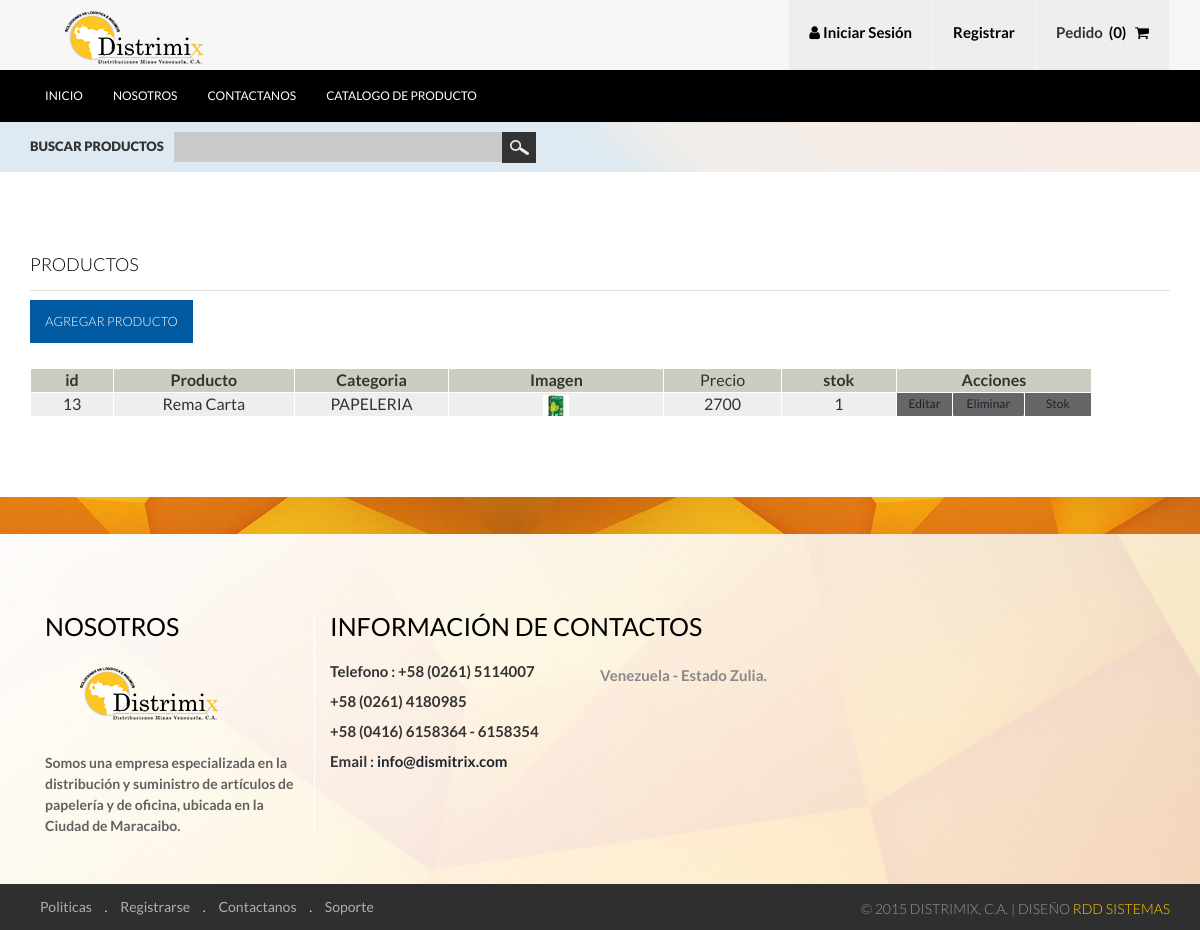
/producto.php, run on the app's committed database.
### tables this page shows
CREATE TABLE IF NOT EXISTS `producto` (
  `id` int(11) NOT NULL AUTO_INCREMENT,
  `producto` varchar(50) NOT NULL,
  `categoria` int(4) NOT NULL,
  `imagen` varchar(100) NOT NULL,
  `precio` varchar(10) NOT NULL,
  `stok` int(10) NOT NULL,
  PRIMARY KEY (`id`)
);

CREATE TABLE IF NOT EXISTS `categoria` (
  `id` int(11) NOT NULL AUTO_INCREMENT,
  `categoria` varchar(30) NOT NULL,
  PRIMARY KEY (`id`)
);

### producto.php (the view, shortened to what this page needs)
<?php require_once('../Connections/master.php');
include("funcion.php");
 ?>
<?php
if(isset($_POST['buscar'])){
	mysql_select_db($database_master, $master);
$query_producto="SELECT * FROM producto WHERE producto.producto LIKE '%".$_POST['buscar']."%'";
$producto = mysql_query($query_producto, $master) or die(mysql_error());
$row_producto = mysql_fetch_assoc($producto);
$totalRows_producto = mysql_num_rows($producto);
}else{
$query_producto = "SELECT * FROM producto";
$producto = mysql_query($query_producto, $master) or die(mysql_error());
$row_producto = mysql_fetch_assoc($producto);
}
?>
<!DOCTYPE HTML>
<html>
<head>
<link rel="stylesheet" href="https://maxcdn.bootstrapcdn.com/font-awesome/4.4.0/css/font-awesome.min.css">
<link href="css/bootstrap.css" rel='stylesheet' type='text/css' />
<link href="css/style.css" rel='stylesheet' type='text/css' />
</head>
<body>
<div class="header">
	<div class="header_top">
		<div class="container">
			<div class="logo">
				<a href="index.php"><img src="images/logo.png" alt=""/></a>
			</div>
			<ul class="shopping_grid">
			  <?php if(isset($_SESSION['MM_Username']))
			  {
				  ?>
				      <a><li><i class="fa fa-user"></i> Usuario : <?php echo strtoupper($_SESSION['MM_nombre']) ?></li></a>
                      <a href="logout.php"><li>Cerrar Session</li></a>
                      <?php }else{?>
		      <a href="login.php"><li><i class="fa fa-user"></i> Iniciar Sesi&oacute;n</li></a>
              <a href="registro.php"><li>Registrar</li></a>
              <?php }?>
<?php         if (isset($_SESSION['carro'])) { ?>
               <a href="#"><li><span class="m_1">Pedido</span>&nbsp;&nbsp;(<?php echo  count($_SESSION['carro']) ;?>) &nbsp; <i class="fa fa-shopping-cart"></i></li></a>
              <?php  }else{?>
			      <a href="#"><li><span class="m_1">Pedido</span>&nbsp;&nbsp;(0) &nbsp; <i class="fa fa-shopping-cart"></i></li></a>
			  <?php }	  ?>
			</ul>
		    <div class="clearfix"> </div>
		</div>
	</div>
	<div class="h_menu4">
		<div class="container">
				<ul class="nav">
					<li><a href="index.php" data-hover="Inicio">Inicio</a></li>
					<li><a href="nosotros.php" data-hover="Nosotros">Nosotros</a></li>
					<li><a href="contactanos.php" data-hover="Contactanos">Contactanos</a></li>
					<li><a href="catalogo.php" data-hover="Catalogo de Producto">Catalogo de Producto</a></li>
				 </ul>
	      </div>
     </div>
</div>
<div class="column_center">
  <div class="container">
	<div class="search">
	  <div class="stay">Buscar Productos</div>
	  <div class="stay_right">
		 <form action="producto.php" method="post" name="form1" id="form1">
   <input type="text" name="buscar" id="buscar"  value="" onfocus="this.value = '';" onblur="if (this.value == '') {this.value = '';}">
		  <input type="submit" name="enviar" id="enviar" value="">
   </form>
	  </div>
	  <div class="clearfix"> </div>
	</div>
  </div>
</div>
<div class="about">
    <div class="container">
         <div class="register">
		  	  <h4 class="title">Productos</h4>
		  	  <p class="cart"><a href="producto_add.php" class="acount-btn">Agregar  Producto</a>
	  	   <p class="cart">&nbsp;</p>
              <table width="1062" border="1" bordercolor="#FFFFFF">
  <tr>
    <td width="100" align="center" bgcolor="#CCCCCCC"><strong>id</strong></td>
    <td width="211" align="center"  bgcolor="#CCCCCCC"><strong>Producto</strong></td>
    <td width="174" align="center"  bgcolor="#CCCCCCC"><strong>Categoria</strong></td>
    <td width="258" align="center"  bgcolor="#CCCCCCC"><strong>Imagen</strong></td>
    <td width="137" align="center"  bgcolor="#CCCCCCC">Precio</td>
    <td width="137" align="center"  bgcolor="#CCCCCCC"><strong>stok</strong></td>
    <td colspan="3" align="center"  bgcolor="#CCCCCCC"><strong>Acciones</strong></td>
    </tr>
  <?php do { ?>
    <tr>
      <td align="center" bgcolor="#EEEEEEEE"><?php echo $row_producto['id']; ?></td>
      <td align="center" bgcolor="#EEEEEEEE"><?php echo $row_producto['producto']; ?></td>
      <td align="center" bgcolor="#EEEEEEEE"><?php cat($row_producto['categoria']); ?></td>
      <td align="center" bgcolor="#EEEEEEEE"><img src="images/<?php echo $row_producto['imagen']; ?>" width="26" height="21"></td>
      <td align="center" bgcolor="#EEEEEEEE"><?php echo $row_producto['precio']; ?></td>
      <td align="center" bgcolor="#EEEEEEEE"><?php echo $row_producto['stok']; ?></td>
      <td width="60" align="center" bgcolor="#EEEEEEEE" class="btn-boton btn-xs"><a href="producto_edit.php?idreg=<?php echo $row_producto['id']; ?>">Editar</a></td>
      <td width="76" align="center" bgcolor="#EEEEEEEE" class="btn-boton btn-xs"><a href="borrarProd.php?idreg=<?php echo $row_producto['id']; ?>">Eliminar</a></td>
      <td width="76" align="center" bgcolor="#EEEEEEEE" class="btn-boton btn-xs"><a href="stok.php?idreg=<?php echo $row_producto['id']; ?>">Stok</a></td>
    </tr>
    <?php } while ($row_producto = mysql_fetch_assoc($producto)); ?>
           </table>
		 </div>
	</div>
</div>
<div class="footer_bg">
</div>
<div class="footer">
	<div class="container">
		<div class="col-md-3 f_grid1">
			<h3>Nosotros</h3>
			<a href="#"><img src="images/logo.png" alt=""/></a>
			<p>Somos una empresa especializada en la distribuci&oacute;n y suministro de art&iacute;culos de papeler&iacute;a y de oficina, ubicada en la Ciudad de Maracaibo.</p>
		</div>
		<div class="col-md-6 f_grid3">
			<h3>Informaci&oacute;n de Contactos</h3>
			<ul class="list">
				<li><p>Telefono : +58 (0261) 5114007</p></li>
				<li><p>+58 (0261) 4180985</p></li>
                <li><p>+58 (0416) 6158364 - 6158354</p></li>
				<li><p>Email : <a href="mailto:info(at)dismitrix.com"> info@dismitrix.com</a></p></li>
			</ul>
			<ul class="list1">
				<li><p>Venezuela - Estado Zulia.</p></li>
			</ul>
			<div class="clearfix"> </div>
		</div>
	</div>
</div>
<div class="footer_bottom">
       	<div class="container">
       		<div class="cssmenu">
				<ul>
					<li class="active"><a href="">Politicas</a></li> .
					<li><a href="">Registrarse</a></li> .
					<li><a href="">Contactanos</a></li> .
					<li><a href="">Soporte</a></li>
				</ul>
			</div>
			<div class="copy">
			    <p>&copy;  2015 Distrimix, C.A. | Diseño <a href="http://rddsistemas.com" target="_blank">RdD Sistemas</a></p>
		    </div>
		    <div class="clearfix"> </div>
       	</div>
</div>
</body>
</html>

### funcion.php (shortened to what this page needs)
<?php require_once('Connections/master.php'); ?>
<?php
function cat($nro)
{
GLOBAL $database_master, $master;
$query_marcafuncion = sprintf("SELECT * FROM categoria WHERE categoria.id=%s", $nro);
$marcafuncion = mysql_query($query_marcafuncion, $master) or die(mysql_error());
$row_marcafuncion = mysql_fetch_assoc($marcafuncion);
 echo $row_marcafuncion['categoria'];
}
?>

### css/style.css (style rules this page uses)
h4, h5, h6, h1, h2, h3 { margin-top: 0; }
ul, ol { margin: 0; }
p { margin: 0; }
html, body { font-family: 'Lato', sans-serif; font-size: 100%; background:#fff; }
body a { transition: 0.5s all; -webkit-transition: 0.5s all; -o-transition: 0.5s all; -ms-transition: 0.5s all; -moz-transition: 0.5s all; }
.header_top { background:#f7f7f7; }
.logo { float:left; margin-top:8px; }
ul.shopping_grid { padding:0; margin:0; list-style:none; float:right; }
ul.shopping_grid li { float: left; background: #eee; padding: 25px 20px 0; border-right: 1px solid #f7f7f7; font: 600 15px/15px 'Lato', sans-serif; min-height: 70px; color:#000; }
span.m_1 { color: #333; }
.h_menu4 { background:#000; padding:20px 0; }
.nav { list-style: none; *zoom: 1; }
.nav:before, .nav:after { content: " "; display: table; }
.nav:after { clear: both; }
.nav li a { display: block; margin:0px 15px; color:#fff; font: 400 12px/12px 'Lato', sans-serif; text-transform:uppercase; -webkit-transition: all 0.3s ease-out; -moz-transition: all 0.3s ease-out; -ms-transition: all 0.3s ease-out; -o-transition: all 0.3s ease-out; transition: all 0.3s ease-out; text-decoration: none; padding:0; }
.nav li:nth-child(1) { margin:0 }
.nav li { position: relative; }
.nav > li { float:left; }
.column_center { background: #dee9f1; background: -moz-linear-gradient(45deg, #dee9f1 50%, #f1ede9 57%, #f9eae4 100%); background: -webkit-gradient(linear, left bottom, right top, color-stop(50%,#dee9f1), color-stop(57%,#f1ede9), color-stop(100%,#f9eae4)); background: -webkit-linear-gradient(45deg, #dee9f1 50%,#f1ede9 57%,#f9eae4 100%); background: -o-linear-gradient(45deg, #dee9f1 50%,#f1ede9 57%,#f9eae4 100%); background: -ms-linear-gradient(45deg, #dee9f1 50%,#f1ede9 57%,#f9eae4 100%); background: linear-gradient(45deg, #dee9f1 50%,#f1ede9 57%,#f9eae4 100%); filter: progid:DXImageTransform.Microsoft.gradient( startColorstr='#dee9f1', endColorstr='#f9eae4',GradientType=1 ); padding:10px 0; }
.search { position: relative; }
.stay { float: left; font: 800 13px/13px 'Lato', sans-serif; margin: 8px 10px 0 0; text-transform:uppercase; color: #333; }
.stay_right { float: left; width:40%; }
.search input[type="text"] { padding:7px 10px; outline: none; color: #fff; background:#c9c9c9; border: none; width:72%; line-height: 1.5em; font: 500 13px/13px 'Lato', sans-serif; }
.search input[type="submit"] { background: url('../images/search.png') no-repeat 6px 5px #333; padding: 4px 17px; border: none; cursor: pointer; position: absolute; outline: none; }
ul { padding: 0; list-style: none; }
.footer_bg { background: url(../images/footer_bg.jpg) no-repeat center top; min-height:37px; }
.footer { background: url(../images/bg.jpg) no-repeat center top; -webkit-background-size: cover; -moz-background-size: cover; -o-background-size: cover; background-size: cover; min-height:350px; padding:5em 0 0; }
.f_grid1 h3, .f_grid3 h3 { color:#000; font: 400 25px/25px Lato, sans-serif; text-transform:uppercase; margin-bottom:1em; }
.f_grid1 p { color: #616161; font: 700 14px/14px 'Lato', sans-serif; line-height: 1.5em; margin-top: 2em; }
.f_grid1 { border-right: 1px solid #fff; }
ul.list { padding:0; margin:0; list-style:none; float:left; width: 50%; }
ul.list li { margin-bottom:15px; }
ul.list li p { margin:0; font: 700 15px/15px 'Lato', sans-serif; }
ul.list1 { overflow:hidden; margin:0; padding:0; list-style:none; }
ul.list1 li p { margin:0; font: 700 15px/15px 'Lato', sans-serif; color:#888; line-height:1.5em; }
.footer_bottom { background:#2f2f2f; padding: 1em 0; }
.cssmenu { float: left; color: #cfcfcf; font:500 14px/14px 'Lato', sans-serif; }
.cssmenu ul li { display: inline-block; }
.cssmenu ul li a { color:#afafaf; display: block; margin:0 10px; }
.copy { float: right; margin-top:8px; }
.copy p { color: #999; font:300 14px/1px 'Lato', sans-serif; text-transform:uppercase; }
.copy p a { color: #FC0; }
.about { padding:5em 0; }
.acount-btn { background:#025AA2; color: #FFF; font-size: 0.8em; padding: 0.7em 1.2em; transition: 0.5s all; -webkit-transition: 0.5s all; -moz-transition: 0.5s all; -o-transition: 0.5s all; display: inline-block; text-transform: uppercase; }
h4.title { color: #000; margin-bottom: 0.5em; font: 300 18px/25px Lato, sans-serif; text-transform: uppercase; border-bottom: 1px solid #DFDDDD; padding-bottom: 13px; }
p.cart { color: #999; line-height: 1.8em; font: 300 16px/25px Lato, sans-serif; }

### data on the page
producto: id "13", producto "Rema Carta", categoria.categoria "PAPELERIA", imagen (picture), precio "2700", stok "1"
